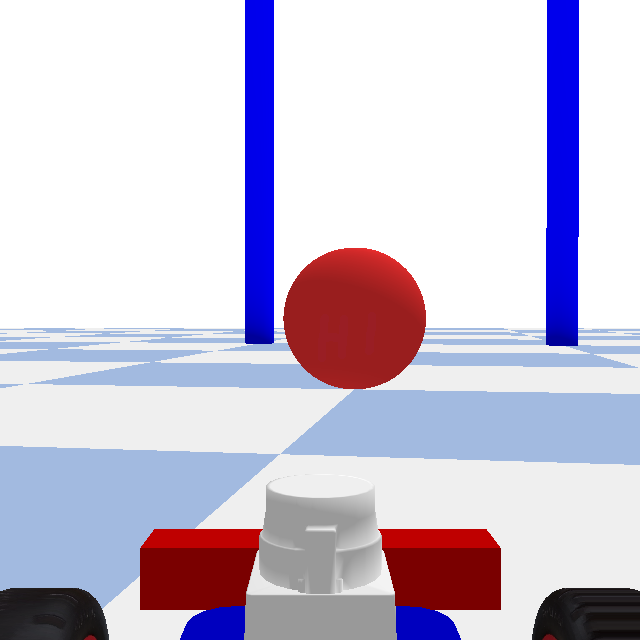
#> input picture lab7/view.png, 640 x 640 px
$ python tutorial1.py
#> lines starting #> are read from the running program, lines starting #| are printed output that depends on the picture; after the words box and inside, x2 and y2 are one past the last pixel; in counts of white or black regions, pixels touching at a corner belong together
#!/usr/bin/env python3

import cv2
import numpy as np

image = cv2.imread('view.png')
#> image is the input picture: shape (640, 640, 3); mean B, G, R 215.6, 196.1, 203.3

# image crop
image = image[0:400, :, :]
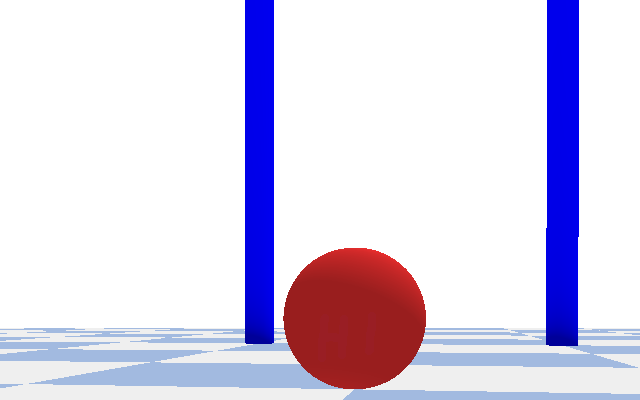
#> image: shape (400, 640, 3); mean B, G, R 235.5, 214.1, 220.5
cv2.imshow('a', image)
cv2.waitKey()

# conversion to HSV colorspace
hsv_image = cv2.cvtColor(image, cv2.COLOR_BGR2HSV)
#> hsv_image: shape (400, 640, 3); mean H, S, V 18.2, 38.6, 243.5

# positive red hue margin
lower1 = np.array([0, 100, 50])
upper1 = np.array([10, 255, 255])
mask1 = cv2.inRange(hsv_image, lower1, upper1)
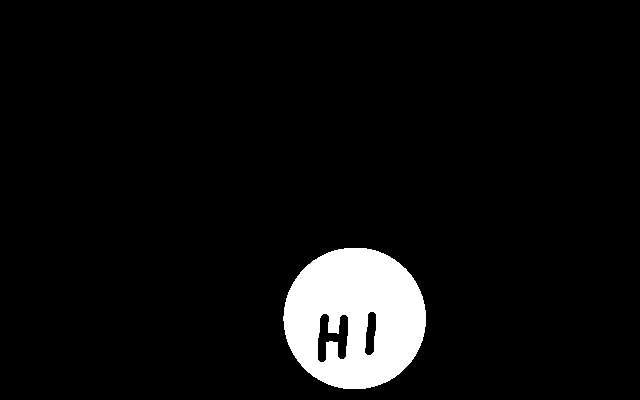
#> mask1: shape (400, 640); 5.7% white; 1 white region, box (x1, y1, x2, y2) and area: (283, 248, 426, 389) 14713

# negative red hue margin
lower2 = np.array([160,100,50])
upper2 = np.array([179,255,255])
mask2 = cv2.inRange(hsv_image, lower2, upper2)
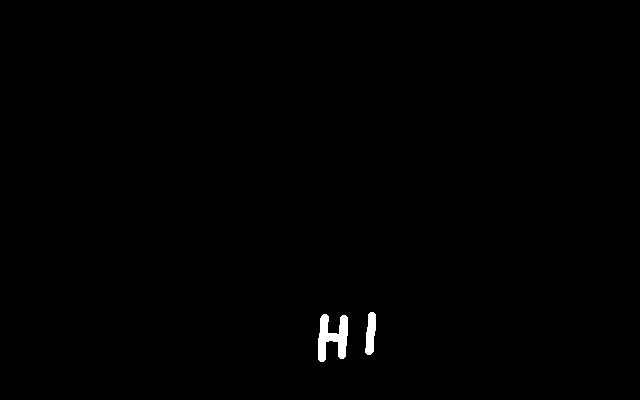
#> mask2: shape (400, 640); 0.46% white; 2 white regions, box (x1, y1, x2, y2) and area: (318, 314, 348, 362) 837, (365, 312, 376, 355) 344

mask = mask1
mask = mask1 + mask2
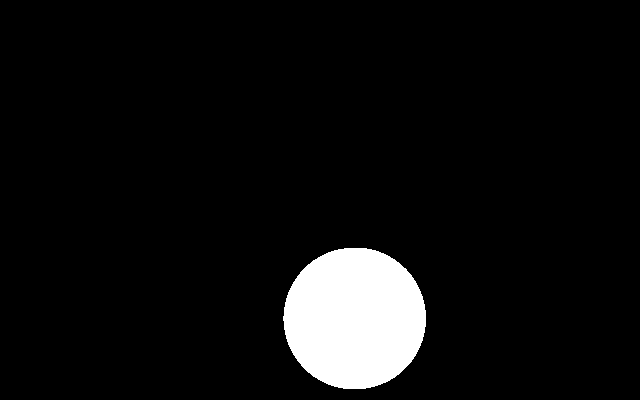
#> mask: shape (400, 640); 6.2% white; 1 white region, box (x1, y1, x2, y2) and area: (283, 248, 426, 389) 15894

cv2.imshow('a', mask)
cv2.waitKey()

# trick for finding two centers
# wrong
# x=np.argmax(np.sum(mask, axis=0))
# y=np.argmax(np.sum(mask, axis=1))
mask_sum0=np.sum(mask, axis=0)
#> mask_sum0 = 640 values, max 35955 at index 344, min 0 at index 0, mean 6332.8
mask_sum1=np.sum(mask, axis=1)
#> mask_sum1 = 400 values, max 36465 at index 316, min 0 at index 0, mean 10132.4
x=round(np.mean(np.argwhere(mask_sum0 == np.amax(mask_sum0))))
#> x = 354
y=round(np.mean(np.argwhere(mask_sum1 == np.amax(mask_sum1))))
#> y = 318

print("center x", x)
#| center x 354
print("center y", y)
#| center y 318

mask[y][x] = 0
#> mask: shape (400, 640); 6.2% white; 1 white region, box (x1, y1, x2, y2) and area: (283, 248, 426, 389) 15893
cv2.imshow('a', mask)
cv2.waitKey()


# blue bars
cv2.imshow('a', image)
cv2.waitKey()

blue = np.uint8([[[255, 0, 0]]])
hsv_blue = cv2.cvtColor(blue, cv2.COLOR_BGR2HSV)
print(hsv_blue)
lower3 = np.array([110, 100, 100])
upper3 = np.array([130, 255, 255])
mask = cv2.inRange(hsv_image, lower3, upper3)
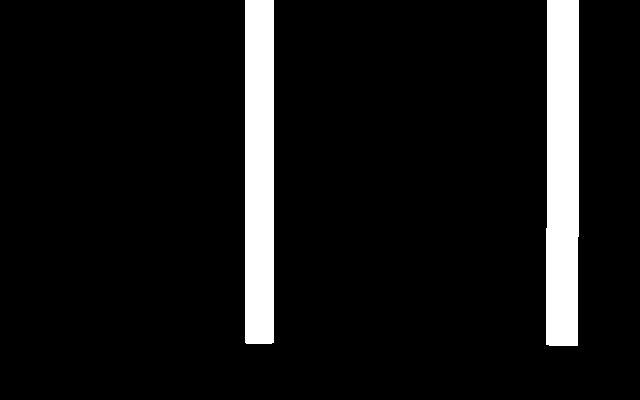
#> mask: shape (400, 640); 8.2% white; 2 white regions, box (x1, y1, x2, y2) and area: (546, 0, 579, 346) 11078, (245, 0, 274, 344) 9973

cv2.imshow('a', mask)
cv2.waitKey()
crop_pos = 350
left_bar = mask[:, :crop_pos]
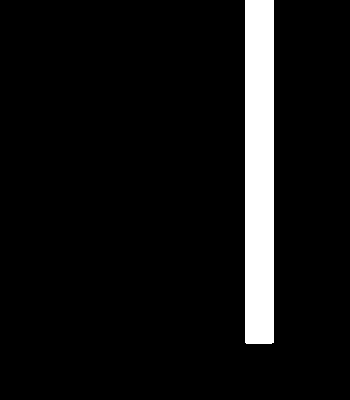
#> left_bar: shape (400, 350); 7.1% white; 1 white region, box (x1, y1, x2, y2) and area: (245, 0, 274, 344) 9973
right_bar = mask[:, crop_pos:]
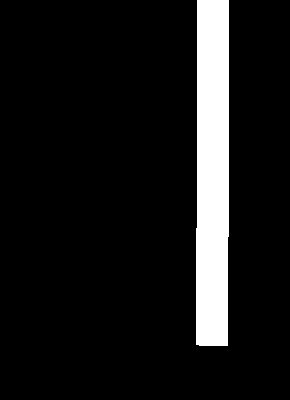
#> right_bar: shape (400, 290); 9.6% white; 1 white region, box (x1, y1, x2, y2) and area: (196, 0, 229, 346) 11078

left_bar_sum0=np.sum(left_bar, axis=0)
#> left_bar_sum0 = 350 values, max 87720 at index 246, min 0 at index 0, mean 7266
left_bar_sum1=np.sum(left_bar, axis=1)
#> left_bar_sum1 = 400 values, max 7395 at index 0, min 0 at index 344, mean 6357.8
left_bar_x=round(np.mean(np.argwhere(left_bar_sum0 == np.amax(left_bar_sum0))))
#> left_bar_x = 258
left_bar_y=round(np.mean(np.argwhere(left_bar_sum1 == np.amax(left_bar_sum1))))
#> left_bar_y = 171
print("center x", left_bar_x)
#| center x 258
print("center y", left_bar_y)
#| center y 171

right_bar_sum0=np.sum(right_bar, axis=0)
#> right_bar_sum0 = 290 values, max 88230 at index 199, min 0 at index 0, mean 9741
right_bar_sum1=np.sum(right_bar, axis=1)
#> right_bar_sum1 = 400 values, max 8415 at index 228, min 0 at index 346, mean 7062.2
right_bar_x=round(np.mean(np.argwhere(right_bar_sum0 == np.amax(right_bar_sum0)))) + crop_pos
#> right_bar_x = 563
right_bar_y=round(np.mean(np.argwhere(right_bar_sum1 == np.amax(right_bar_sum1))))
#> right_bar_y = 232
print("center x", right_bar_x)
#| center x 563
print("center y", right_bar_y)
#| center y 232

mask[left_bar_y][left_bar_x] = 0
#> mask: shape (400, 640); 8.2% white; 2 white regions, box (x1, y1, x2, y2) and area: (546, 0, 579, 346) 11078, (245, 0, 274, 344) 9972
mask[right_bar_y][right_bar_x] = 0
#> mask: shape (400, 640); 8.2% white; 2 white regions, box (x1, y1, x2, y2) and area: (546, 0, 579, 346) 11077, (245, 0, 274, 344) 9972

cv2.imshow('a', mask)
cv2.waitKey()

cv2.destroyAllWindows()
